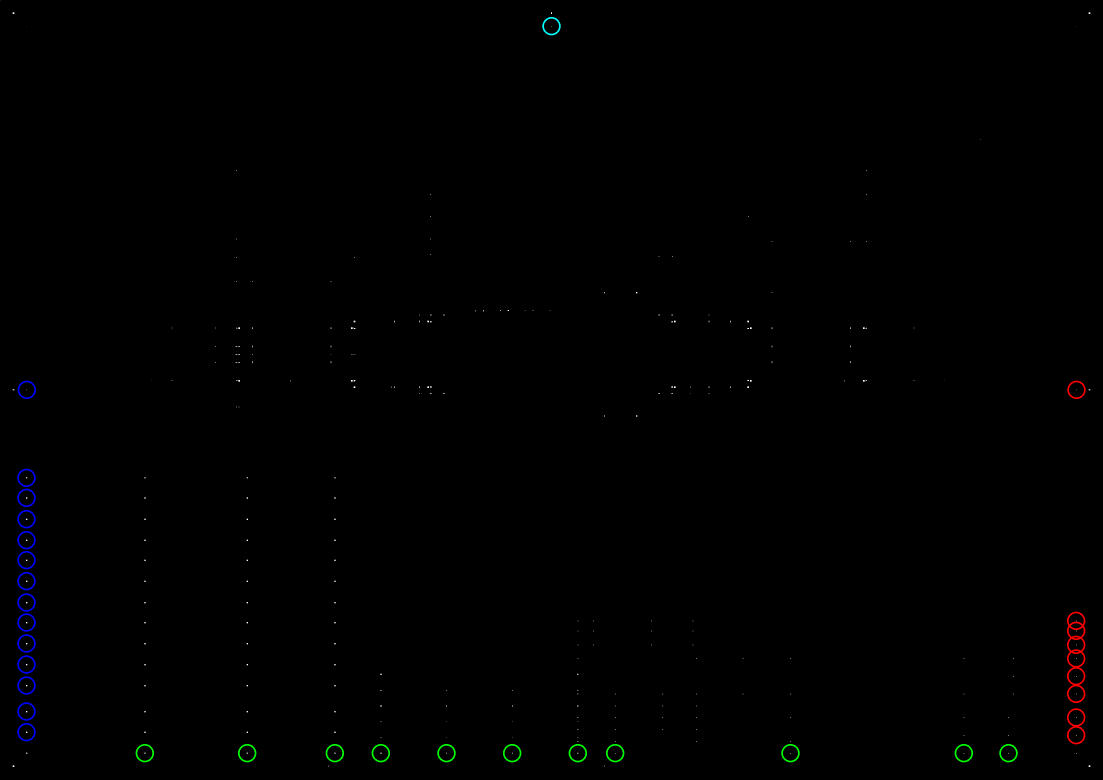
#> input picture Extraction/save/8 points on border.png, 3308 x 2338 px, given in place of 15.png, which was not available (shown at 1/3 size)
$ python Extraction.py   (Python 2 division)
#> lines starting #> are read from the running program, lines starting #| are printed output that depends on the picture; after the words box and inside, x2 and y2 are one past the last pixel; in counts of white or black regions, pixels touching at a corner belong together; pictures that were not available may be replaced by others from this repository, and a replacement may not be noted
'''
Sources:
General: https://medium.com/coinmonks/a-box-detection-algorithm-for-any-image-containing-boxes-756c15d7ed26
https://stackoverflow.com/questions/45088134/extracting-table-structures-from-image
blobDetection: https://www.learnopencv.com/blob-detection-using-opencv-python-c/
delete files: https://stackoverflow.com/questions/185936/how-to-delete-the-contents-of-a-folder-in-python
'''

import numpy as np
import cv2
import os
import glob
import math
from Rectangle import *
from Point import *
import shutil
import time
import TableConstruct
import xlsxwriter

import matplotlib.pyplot as plt #importing matplotlib
saveImages = True
showImages = True
scale = 0.5

basePath = 'C:\\Users\\MarijnFerrari\\Desktop\\Thesis\\'
savePath = basePath + 'Drawings2\\Results\\'
mainPath = basePath + 'Drawings2\\'

def showImage(image,title):
	if showImages:
		cv2.imshow(title,cv2.resize(image,(0,0),fx=scale,fy=scale))
		cv2.waitKey(0)
		cv2.destroyAllWindows()


#Load and convert to binary
def prepare(path,savePath):
	img = cv2.imread(path, 0)
	(thresh, img_bin) = cv2.threshold(img, 200, 255,cv2.THRESH_BINARY)
	showImage(img_bin,"Initial image")

	img_bin = 255 - img_bin  # Invert the image

	showImage(img_bin,"Initial image")

	if saveImages:
		loc = savePath + '1 initial.png'
		cv2.imwrite(loc,img_bin)

	return img_bin

#Use morphological operators to extract horizontal and vertical lines
#Extract crossings by averaging horizontal and vertical line images followed by threshold
def crosspointDetection(image,savePath):
	kernel_lengthX = np.array(image).shape[1] // 45
	kernel_lengthY = np.array(image).shape[0] // 45
	kernel_length_small = 3

	verticle_kernel_L = cv2.getStructuringElement(cv2.MORPH_RECT, (1,kernel_lengthY))
	verticle_kernel_s = cv2.getStructuringElement(cv2.MORPH_RECT, (1, kernel_length_small))

	horizontal_kernel_L = cv2.getStructuringElement(cv2.MORPH_RECT, (kernel_lengthX, 1))
	horizontal_kernel_s = cv2.getStructuringElement(cv2.MORPH_RECT, (kernel_length_small, 1))

	img_verticle_lines = cv2.erode(image, verticle_kernel_L, iterations=1)
	img_verticle_lines = cv2.dilate(img_verticle_lines, verticle_kernel_L, iterations=1)
	#Extra dilations such that lines are extended to make sure vertical and horizontal lines cross
	img_verticle_lines = cv2.dilate(img_verticle_lines, verticle_kernel_s, iterations=3)

	showImage(img_verticle_lines,"Vertical lines")

	img_horizontal_lines = cv2.erode(image, horizontal_kernel_L, iterations = 1)
	img_horizontal_lines = cv2.dilate(img_horizontal_lines, horizontal_kernel_L, iterations = 1)
	#Extra dilations such that lines are extended to make sure vertical and horizontal lines cross
	img_horizontal_lines = cv2.dilate(img_horizontal_lines, horizontal_kernel_s, iterations = 3)
	showImage(img_horizontal_lines,"Horizontal lines")

	#Average vertical and horizontal images
	img_final_bin = cv2.addWeighted(img_verticle_lines, 0.5, img_horizontal_lines, 0.5, 0.0)
	showImage(img_final_bin,"Horizontal and vertical lines combined")

	#Threshold to only retain crossings
	(thresh, img_cross) = cv2.threshold(img_final_bin, 128, 255, cv2.THRESH_BINARY)
	showImage(img_cross,"Crossings")

	if saveImages:
		loc = savePath + '2 vertical lines.png'
		cv2.imwrite(loc,img_verticle_lines)

		loc = savePath + '3 horizontal lines.png'
		cv2.imwrite(loc,img_horizontal_lines)

		loc = savePath + '4 vertical and horizontal lines.png'
		cv2.imwrite(loc,img_final_bin)

		loc = savePath + '5 crossings.png'
		cv2.imwrite(loc,img_cross)

	return img_cross


#Determine locations of crossings
def blobDetection(image,savePath):
	params = cv2.SimpleBlobDetector_Params()

	params.minThreshold = 1
	params.maxThreshold = 255

	params.filterByArea = False
	params.minArea = 0

	params.filterByCircularity = False
	params.minCircularity = 0

	params.filterByConvexity = False
	params.minConvexity = 0

	params.filterByInertia = False
	params.minInertiaRatio = 0

	params.minDistBetweenBlobs = 5

	detector = cv2.SimpleBlobDetector_create(params)

	keypoints = detector.detect(cv2.bitwise_not(image))


	temp = []
	for kp in keypoints:
		x = int(kp.pt[0])
		y = int(kp.pt[1])
		temp.append(Point(x,y))
	keypoints = temp

	img_keypoints = np.copy(image)

	for point in keypoints:
		cv2.circle(img_keypoints, (point.x,point.y), 8, (255,0,0), 3)

	if saveImages:
		loc = savePath + '6 keypoints.png'
		cv2.imwrite(loc,img_keypoints)
	showImage(img_keypoints,"Detected crossings")

	return keypoints


#Extract all crosspoints in boundingbox (10% of image size in each direction)
#for each corner
# [206 lines left out: functions getCornerPoints, determineBorder, keypointsOnBorder, deleteBorderFromKeypoints, not called in this run]

def application(path,savePath, cellSavePath,cellOCRPath):
	start = time.clock()


	try:
		for root, dirs, files in os.walk(savePath):
			for f in files:
				os.unlink(os.path.join(root, f))
	except:
		print savePath + "	file error"


	img_initial = prepare(path,savePath)
#> in prepare, `(thresh, img_bin) = cv2.threshold(img, 200, 255,cv2.THRESH_BINARY)`:
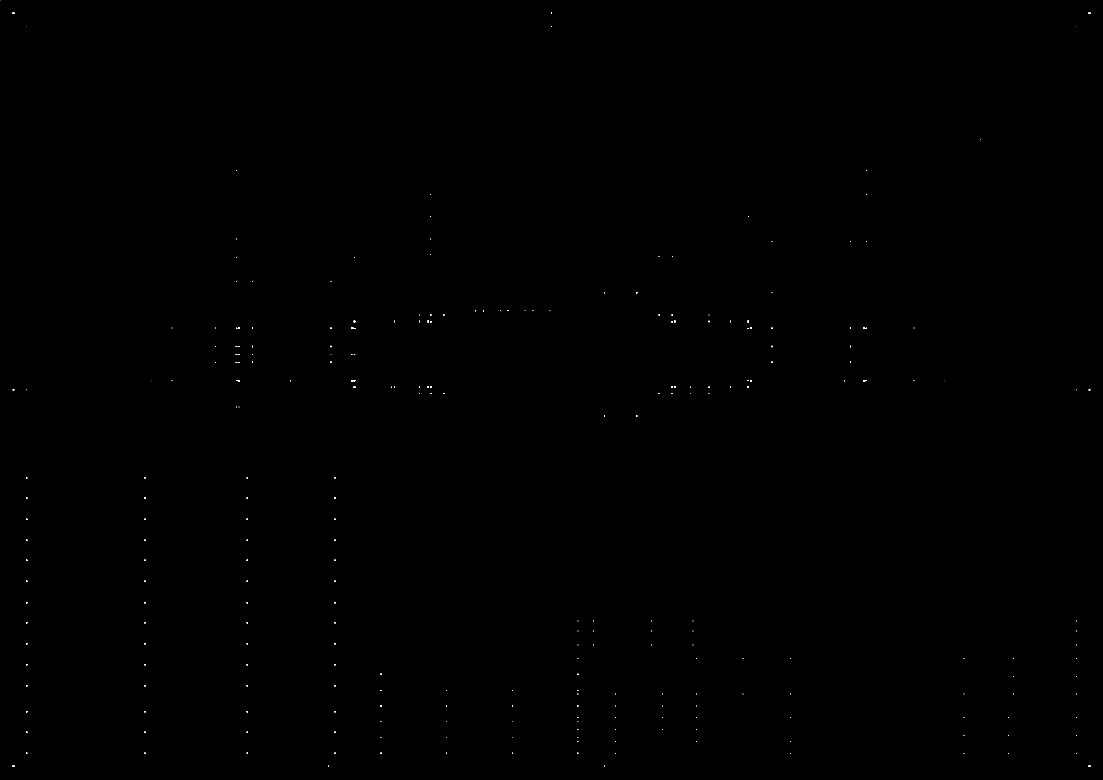
#> img_bin: shape (2338, 3308) (shown at 1/3 size); 0.03% white; 271 white regions (248 under 20 px), largest, box (x1, y1, x2, y2) and area: (38, 37, 43, 42) 25, (3266, 37, 3271, 42) 25, (1061, 962, 1066, 967) 25
#> call 2 of showImage, with title = 'Initial image'
#> in showImage (call 2), `cv2.imshow(title,cv2.resize(image,(0,0),fx=scale,fy=scale))`:
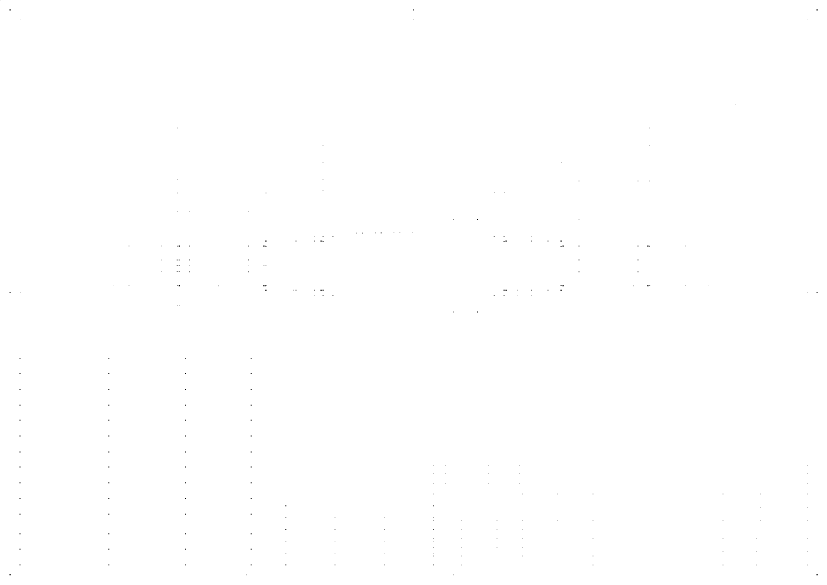
#> window 'Initial image': shape (1169, 1654) (shown at 1/2 size); min 0, max 255, mean 254.9

	dPrep = time.clock()- start
	start = time.clock()

	img_crosspoints = crosspointDetection(img_initial,savePath)
#> in crosspointDetection, `img_verticle_lines = cv2.erode(image, verticle_kernel_L, iterations=1)`:
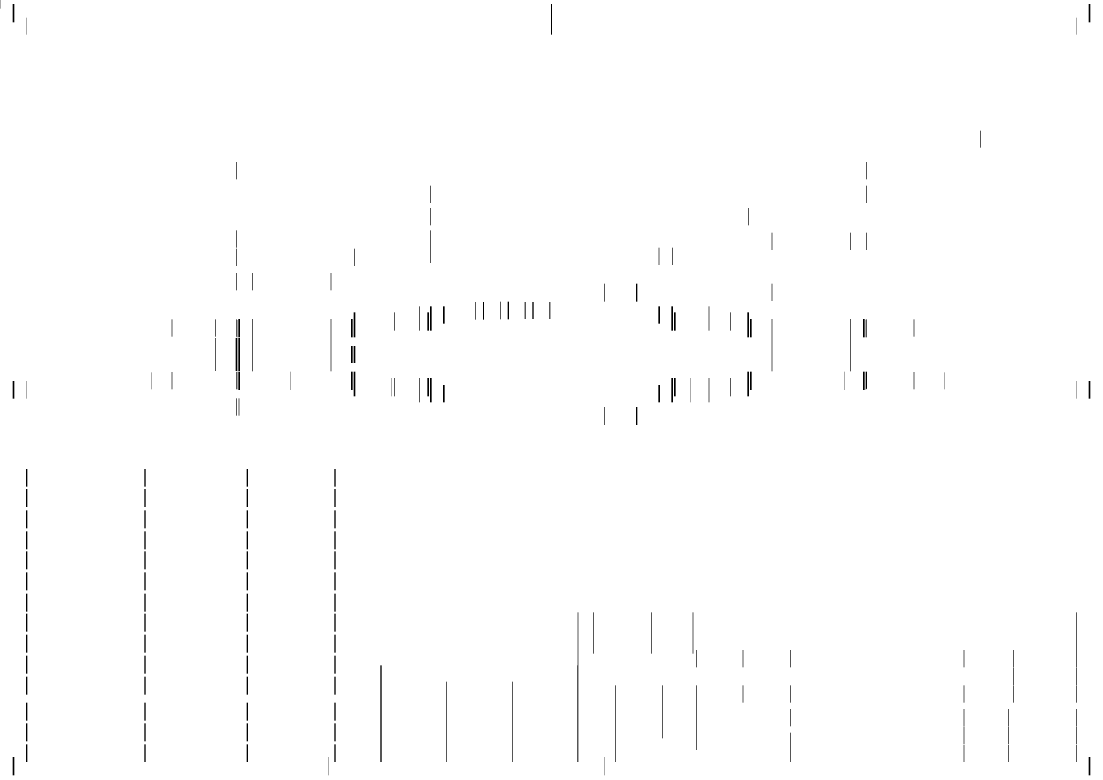
#> img_verticle_lines: shape (2338, 3308) (shown at 1/3 size); 99.5% white; 193 black regions, largest, box (x1, y1, x2, y2) and area: (1732, 1837, 1735, 2286) 1188, (1141, 1996, 1145, 2286) 1160, (707, 1014, 712, 1113) 495
#> call 3 of showImage, with title = 'Vertical lines'
#> in showImage (call 3), `cv2.imshow(title,cv2.resize(image,(0,0),fx=scale,fy=scale))`:
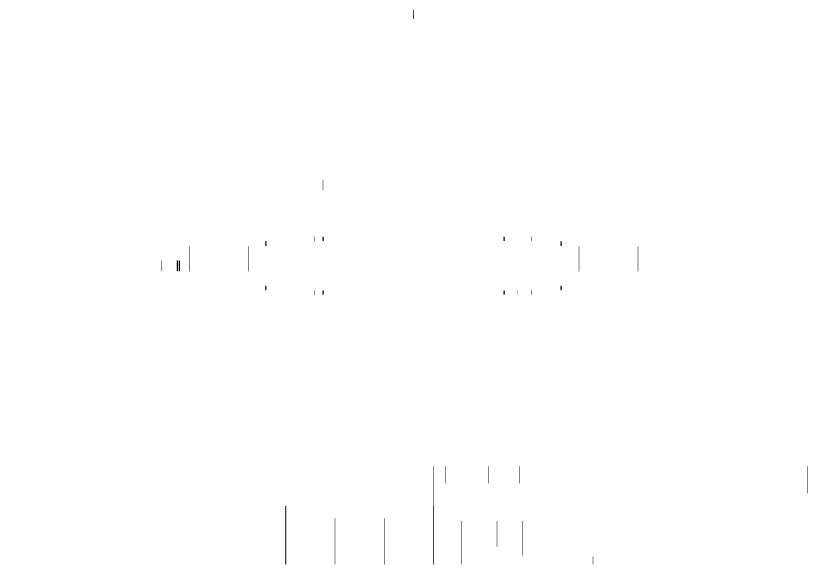
#> window 'Vertical lines': shape (1169, 1654) (shown at 1/2 size); min 0, max 255, mean 254.8
#> in crosspointDetection, `img_horizontal_lines = cv2.dilate(img_horizontal_lines, horizontal_ker..`:
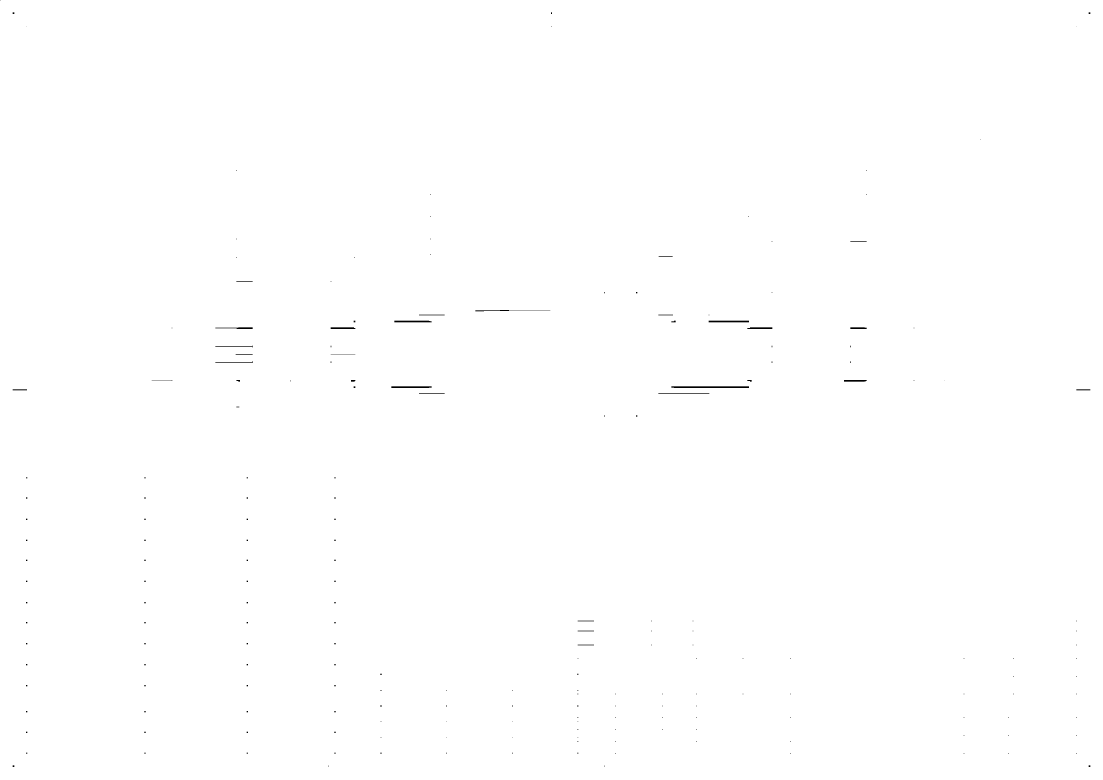
#> img_horizontal_lines: shape (2338, 3308) (shown at 1/3 size); 99.9% white; 208 black regions (171 under 20 px), largest, box (x1, y1, x2, y2) and area: (2014, 1159, 2247, 1164) 1157, (2126, 962, 2247, 967) 605, (1174, 1159, 1295, 1164) 597
#> in showImage (call 6), `cv2.imshow(title,cv2.resize(image,(0,0),fx=scale,fy=scale))`:
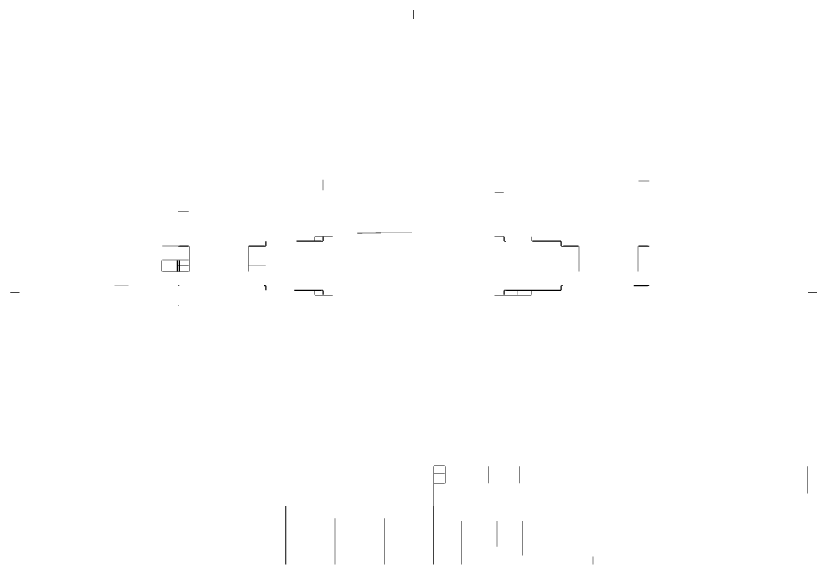
#> window 'Crossings': shape (1169, 1654) (shown at 1/2 size); min 0, max 255, mean 254.6

	keypoints = blobDetection(img_crosspoints,savePath)

	dCross = time.clock() - start
	start = time.clock()

	cornerpoints = getCornerPoints(img_initial,keypoints,savePath)

	border = determineBorder(img_initial,cornerpoints,savePath)


	pob1,pob2,pob3,pob4 = keypointsOnBorder(keypoints, border,2,img_initial,savePath)

	keypoints = deleteBorderFromKeypoints(border,keypoints,pob1,pob2,pob3,pob4,img_initial,savePath)

	dBorder = time.clock() - start

	stop1 = time.clock()
	print "Preparation and border detection	%.3gs" % (stop1- start)

	_,  dTitle, dSub, dCells, aCells = TableConstruct.constructTable(pob1,pob2,pob3,pob4,keypoints,border,img_initial,savePath,cellSavePath,path,cellOCRPath)
	stop2 = time.clock()


	print "Cell detection				%.3gs" % (stop2- stop1)
	durPrep.append(dPrep)
	durCross.append(dCross)
	durBorder.append(dBorder)
	durTitle.append(dTitle)
	durSub.append(dSub)
	durCell.append(dCells)
	cells.append(aCells)


durPrep = []
durCross = []
durBorder = []
durTitle = []
durSub = []
durCell =[]
cells = []

startTotal = time.clock()
for i in range(15,16):
	print "Drawing {}					". format(i)
	start = time.clock()
	imagePath = mainPath + '{}.png'.format(i)
	resultsPath = savePath + '{}\\'.format(i)
	cellSavePath = savePath + '{}\\Cells\\'.format(i)
	cellOCRPath = savePath + '{}\\OCR\\'.format(i)

#> (the run stopped early here; a loop or call above may not have finished)

$ run again, on Extraction/save/9 delete outside border.png
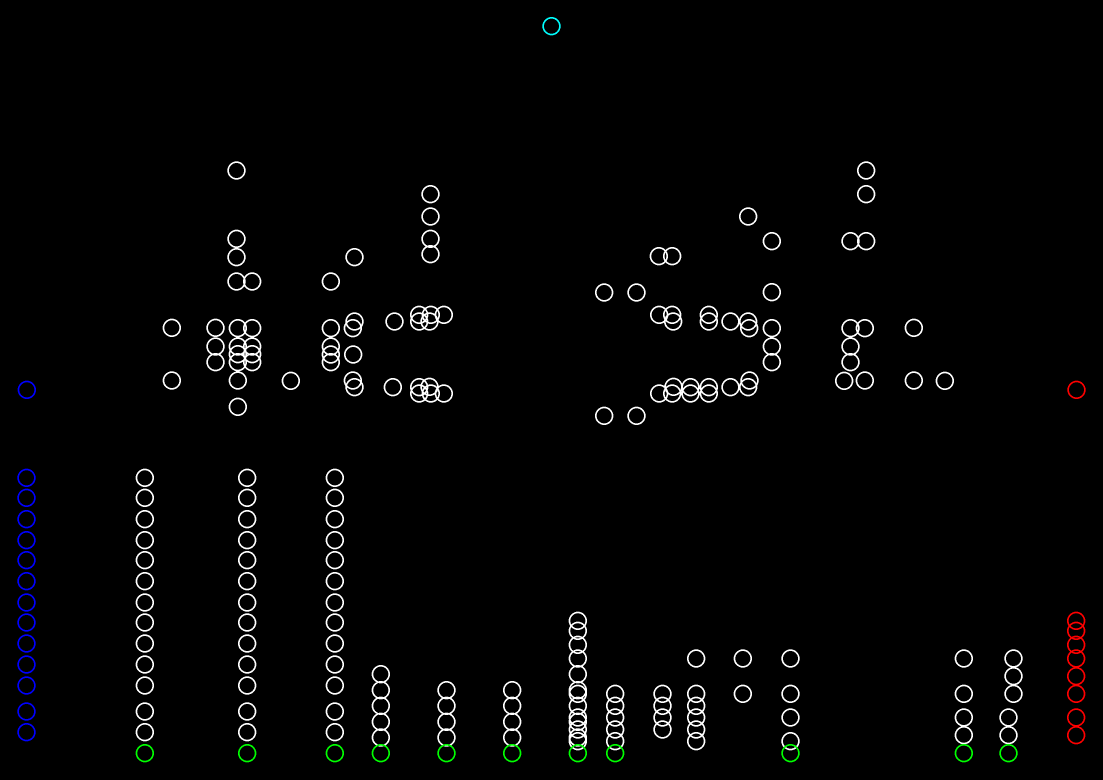
#> input picture Extraction/save/9 delete outside border.png, 3308 x 2338 px, given in place of 15.png, which was not available (shown at 1/3 size)
#> in prepare, `(thresh, img_bin) = cv2.threshold(img, 200, 255,cv2.THRESH_BINARY)`:
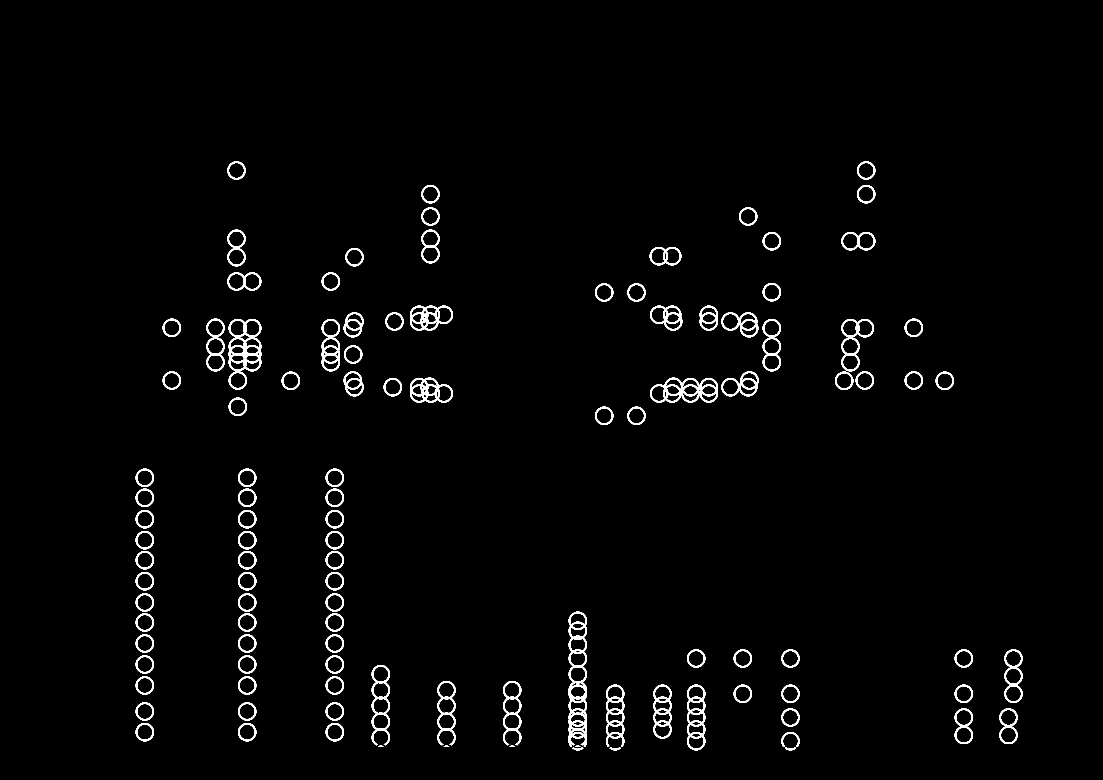
#> img_bin: shape (2338, 3308) (shown at 1/3 size); 1.8% white; 111 white regions, largest, box (x1, y1, x2, y2) and area: (1706, 1835, 1761, 2241) 8573, (686, 957, 784, 1169) 6184, (1950, 1133, 2154, 1208) 5060
#> img_cross: shape (2338, 3308); 93.6% white; 39 black regions, largest, box (x1, y1, x2, y2) and area: (965, 917, 1359, 1208) 49104, (407, 1406, 462, 2224) 42670, (714, 1406, 769, 2224) 42670
#> in showImage (call 6), `cv2.imshow(title,cv2.resize(image,(0,0),fx=scale,fy=scale))`:
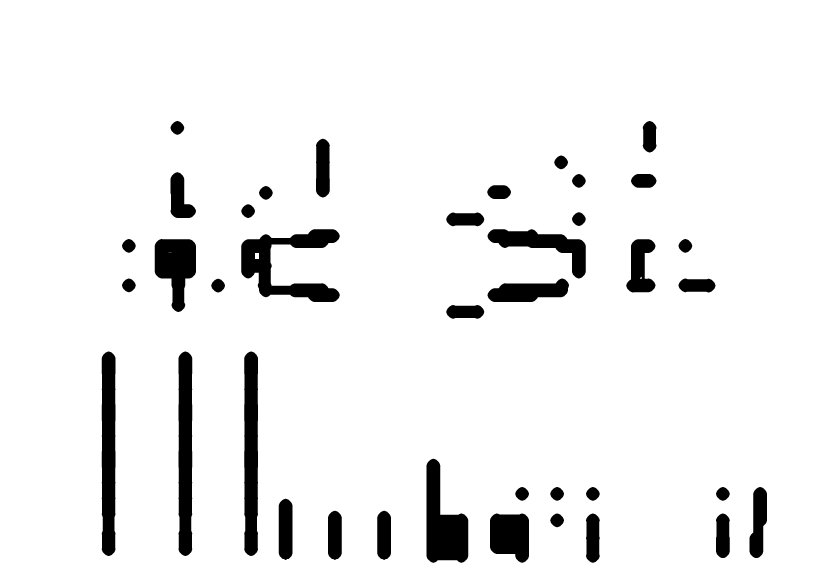
#> window 'Crossings': shape (1169, 1654) (shown at 1/2 size); min 0, max 255, mean 238.6
